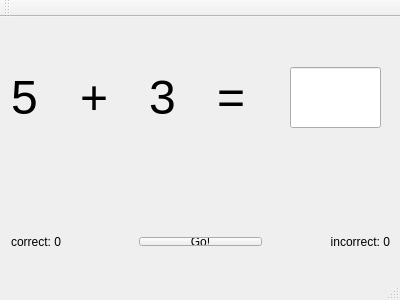
<?xml version="1.0" encoding="UTF-8"?>
<ui version="4.0">
 <class>MainWindow</class>
 <widget class="QMainWindow" name="MainWindow">
  <property name="geometry">
   <rect>
    <x>0</x>
    <y>0</y>
    <width>400</width>
    <height>300</height>
   </rect>
  </property>
  <property name="windowTitle">
   <string>MainWindow</string>
  </property>
  <widget class="QWidget" name="centralWidget">
   <widget class="QWidget" name="horizontalLayoutWidget">
    <property name="geometry">
     <rect>
      <x>0</x>
      <y>40</y>
      <width>291</width>
      <height>80</height>
     </rect>
    </property>
    <layout class="QHBoxLayout" name="horizontalLayout">
     <item>
      <widget class="QLabel" name="Num1">
       <property name="font">
        <font>
         <pointsize>36</pointsize>
        </font>
       </property>
       <property name="text">
        <string>5</string>
       </property>
      </widget>
     </item>
     <item>
      <widget class="QLabel" name="AdditionSign">
       <property name="font">
        <font>
         <pointsize>36</pointsize>
        </font>
       </property>
       <property name="text">
        <string>+</string>
       </property>
      </widget>
     </item>
     <item>
      <widget class="QLabel" name="Num2">
       <property name="font">
        <font>
         <pointsize>36</pointsize>
        </font>
       </property>
       <property name="text">
        <string>3</string>
       </property>
      </widget>
     </item>
     <item>
      <widget class="QLabel" name="EqualsSign">
       <property name="font">
        <font>
         <pointsize>36</pointsize>
        </font>
       </property>
       <property name="text">
        <string>=</string>
       </property>
      </widget>
     </item>
    </layout>
   </widget>
   <widget class="QLineEdit" name="UserAnswer">
    <property name="geometry">
     <rect>
      <x>290</x>
      <y>50</y>
      <width>91</width>
      <height>61</height>
     </rect>
    </property>
    <property name="font">
     <font>
      <pointsize>36</pointsize>
     </font>
    </property>
   </widget>
   <widget class="QLabel" name="Confirmation">
    <property name="geometry">
     <rect>
      <x>0</x>
      <y>140</y>
      <width>401</width>
      <height>41</height>
     </rect>
    </property>
    <property name="font">
     <font>
      <pointsize>36</pointsize>
     </font>
    </property>
    <property name="text">
     <string/>
    </property>
    <property name="alignment">
     <set>Qt::AlignCenter</set>
    </property>
   </widget>
   <widget class="QWidget" name="horizontalLayoutWidget_2">
    <property name="geometry">
     <rect>
      <x>0</x>
      <y>209</y>
      <width>401</width>
      <height>31</height>
     </rect>
    </property>
    <layout class="QHBoxLayout" name="horizontalLayout_2">
     <item>
      <widget class="QLabel" name="Correct">
       <property name="text">
        <string>correct: 0</string>
       </property>
      </widget>
     </item>
     <item>
      <widget class="QPushButton" name="Submit">
       <property name="text">
        <string>Go!</string>
       </property>
      </widget>
     </item>
     <item>
      <widget class="QLabel" name="Incorrect">
       <property name="text">
        <string>incorrect: 0</string>
       </property>
       <property name="alignment">
        <set>Qt::AlignRight|Qt::AlignTrailing|Qt::AlignVCenter</set>
       </property>
      </widget>
     </item>
    </layout>
   </widget>
  </widget>
  <widget class="QMenuBar" name="menuBar">
   <property name="geometry">
    <rect>
     <x>0</x>
     <y>0</y>
     <width>400</width>
     <height>25</height>
    </rect>
   </property>
  </widget>
  <widget class="QToolBar" name="mainToolBar">
   <attribute name="toolBarArea">
    <enum>TopToolBarArea</enum>
   </attribute>
   <attribute name="toolBarBreak">
    <bool>false</bool>
   </attribute>
  </widget>
  <widget class="QStatusBar" name="statusBar"/>
 </widget>
 <layoutdefault spacing="6" margin="11"/>
 <resources/>
 <connections/>
</ui>
